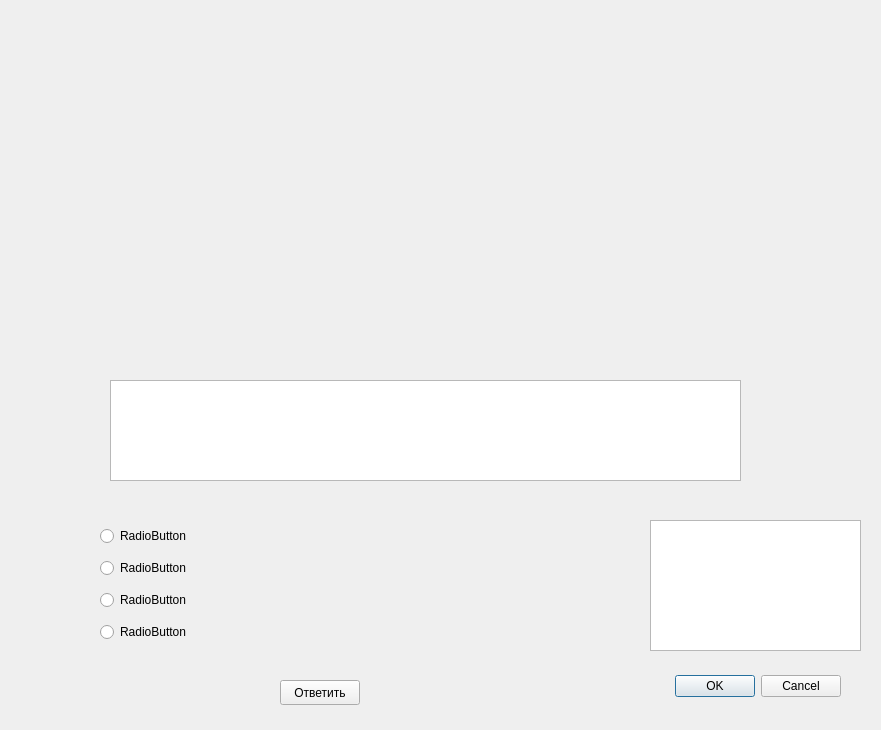
<?xml version="1.0" encoding="UTF-8"?>
<ui version="4.0">
 <class>TestDialog</class>
 <widget class="QDialog" name="TestDialog">
  <property name="geometry">
   <rect>
    <x>0</x>
    <y>0</y>
    <width>881</width>
    <height>730</height>
   </rect>
  </property>
  <property name="windowTitle">
   <string>Dialog</string>
  </property>
  <widget class="QDialogButtonBox" name="buttonBox">
   <property name="geometry">
    <rect>
     <x>500</x>
     <y>670</y>
     <width>341</width>
     <height>32</height>
    </rect>
   </property>
   <property name="orientation">
    <enum>Qt::Horizontal</enum>
   </property>
   <property name="standardButtons">
    <set>QDialogButtonBox::Cancel|QDialogButtonBox::Ok</set>
   </property>
  </widget>
  <widget class="QTextBrowser" name="text">
   <property name="geometry">
    <rect>
     <x>110</x>
     <y>380</y>
     <width>631</width>
     <height>101</height>
    </rect>
   </property>
  </widget>
  <widget class="QLabel" name="imageLabel">
   <property name="geometry">
    <rect>
     <x>130</x>
     <y>40</y>
     <width>591</width>
     <height>331</height>
    </rect>
   </property>
   <property name="text">
    <string/>
   </property>
  </widget>
  <widget class="QWidget" name="verticalLayoutWidget">
   <property name="geometry">
    <rect>
     <x>100</x>
     <y>520</y>
     <width>511</width>
     <height>131</height>
    </rect>
   </property>
   <layout class="QVBoxLayout" name="verticalLayout">
    <item>
     <widget class="QRadioButton" name="var1">
      <property name="text">
       <string>RadioButton</string>
      </property>
     </widget>
    </item>
    <item>
     <widget class="QRadioButton" name="var2">
      <property name="text">
       <string>RadioButton</string>
      </property>
     </widget>
    </item>
    <item>
     <widget class="QRadioButton" name="var3">
      <property name="text">
       <string>RadioButton</string>
      </property>
     </widget>
    </item>
    <item>
     <widget class="QRadioButton" name="var4">
      <property name="text">
       <string>RadioButton</string>
      </property>
     </widget>
    </item>
   </layout>
  </widget>
  <widget class="QTextBrowser" name="textBrowser">
   <property name="geometry">
    <rect>
     <x>650</x>
     <y>520</y>
     <width>211</width>
     <height>131</height>
    </rect>
   </property>
  </widget>
  <widget class="QPushButton" name="answerButton">
   <property name="geometry">
    <rect>
     <x>280</x>
     <y>680</y>
     <width>80</width>
     <height>25</height>
    </rect>
   </property>
   <property name="text">
    <string>Ответить</string>
   </property>
  </widget>
 </widget>
 <resources/>
 <connections>
  <connection>
   <sender>buttonBox</sender>
   <signal>accepted()</signal>
   <receiver>TestDialog</receiver>
   <slot>accept()</slot>
   <hints>
    <hint type="sourcelabel">
     <x>248</x>
     <y>254</y>
    </hint>
    <hint type="destinationlabel">
     <x>157</x>
     <y>274</y>
    </hint>
   </hints>
  </connection>
  <connection>
   <sender>buttonBox</sender>
   <signal>rejected()</signal>
   <receiver>TestDialog</receiver>
   <slot>reject()</slot>
   <hints>
    <hint type="sourcelabel">
     <x>316</x>
     <y>260</y>
    </hint>
    <hint type="destinationlabel">
     <x>286</x>
     <y>274</y>
    </hint>
   </hints>
  </connection>
 </connections>
</ui>
